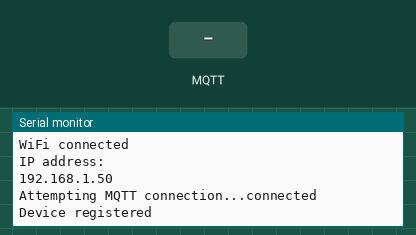
A sketch run on a simulated ESP8266 (NodeMCU). On the bench: the last lines printed to the serial monitor. The inputs (shaded band) are chosen by the test bench. WiFi joins after 1.5 s; servers stay silent unless stated; no MQTT or app messages arrive unless stated.

Above: at 2.7 s.
2.8 s: MQTT message "1" arrives on the first subscribed topic
At 3.9 s:
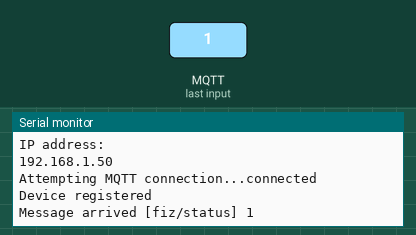
4.3 s: MQTT message "on" arrives on the first subscribed topic
At 5.0 s:
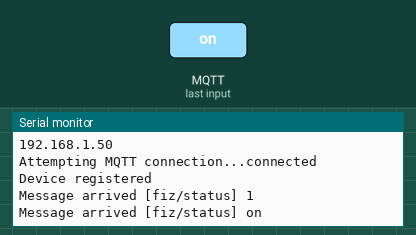
5.8 s: MQTT message "off" arrives on the first subscribed topic
At 6.2 s:
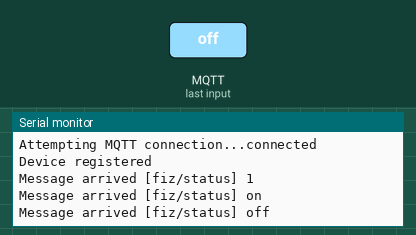

The sketch:

fiz_reader_test.ino
```cpp
#include <ESP8266WiFi.h>
#include <PubSubClient.h>
#include <ArduinoJson.h>

// WiFi credentials
const char* ssid = "YourWiFiSSID";
const char* password = "YourWiFiPassword";

// MQTT Broker settings
const char* mqtt_server = "fiznode.local";  // FizHub hostname
const int mqtt_port = 1883;
const char* mqtt_client_id = "fiz_reader_test";

// MQTT topics
const char* topic_register = "fiz/register";
const char* topic_status = "fiz/status";
const char* topic_uid = "fiz/uid";

// Device info
const char* device_id = "FIZR001";  // Unique device ID
const char* device_type = "reader";
const char* firmware_version = "1.0.0";

// Global objects
WiFiClient espClient;
PubSubClient client(espClient);
unsigned long lastMsg = 0;
char msg[100];

void setup_wifi() {
  delay(10);
  Serial.println();
  Serial.print("Connecting to ");
  Serial.println(ssid);

  WiFi.begin(ssid, password);

  while (WiFi.status() != WL_CONNECTED) {
    delay(500);
    Serial.print(".");
  }

  Serial.println("");
  Serial.println("WiFi connected");
  Serial.println("IP address: ");
  Serial.println(WiFi.localIP());
}

void callback(char* topic, byte* payload, unsigned int length) {
  Serial.print("Message arrived [");
  Serial.print(topic);
  Serial.print("] ");

  char message[length + 1];
  for (int i = 0; i < length; i++) {
    message[i] = (char)payload[i];
    Serial.print((char)payload[i]);
  }
  message[length] = '\0';
  Serial.println();

  // Handle different topics
  if (strcmp(topic, topic_status) == 0) {
    // Handle status requests
    sendDeviceStatus();
  }
}

void reconnect() {
  while (!client.connected()) {
    Serial.print("Attempting MQTT connection...");
    if (client.connect(mqtt_client_id)) {
      Serial.println("connected");

      // Subscribe to topics
      client.subscribe(topic_status);

      // Register device
      registerDevice();
    } else {
      Serial.print("failed, rc=");
      Serial.print(client.state());
      Serial.println(" retrying in 5 seconds");
      delay(5000);
    }
  }
}

void registerDevice() {
  StaticJsonDocument<200> doc;
  doc["device_id"] = device_id;
  doc["type"] = device_type;
  doc["firmware"] = firmware_version;
  doc["ip"] = WiFi.localIP().toString();

  char buffer[200];
  serializeJson(doc, buffer);
  client.publish(topic_register, buffer);
  Serial.println("Device registered");
}

void sendDeviceStatus() {
  StaticJsonDocument<200> doc;
  doc["device_id"] = device_id;
  doc["status"] = "online";
  doc["uptime"] = millis() / 1000;
  doc["rssi"] = WiFi.RSSI();

  char buffer[200];
  serializeJson(doc, buffer);
  client.publish(topic_status, buffer);
}

void simulateNFCTap() {
  // Simulate reading an NFC tag
  const char* test_uid = "ec586341127a6414";

  StaticJsonDocument<200> doc;
  doc["device_id"] = device_id;
  doc["uid"] = test_uid;
  doc["timestamp"] = millis();

  char buffer[200];
  serializeJson(doc, buffer);
  client.publish(topic_uid, buffer);
  Serial.println("NFC tap simulated");
}

void setup() {
  Serial.begin(115200);

  // Setup WiFi
  setup_wifi();

  // Setup MQTT
  client.setServer(mqtt_server, mqtt_port);
  client.setCallback(callback);
}

void loop() {
  if (!client.connected()) {
    reconnect();
  }
  client.loop();

  unsigned long now = millis();
  if (now - lastMsg > 10000) {  // Every 10 seconds
    lastMsg = now;

    // Send status update
    sendDeviceStatus();

    // Simulate NFC tap every 10 seconds
    simulateNFCTap();
  }
}
```

Measured:
- after the input at 2.8 s, the serial monitor: prints a new line at once (image 1)
- after the input at 4.3 s, the serial monitor: prints a new line at once (image 2)
- after the input at 5.8 s, the serial monitor: prints a new line at once (image 3)
